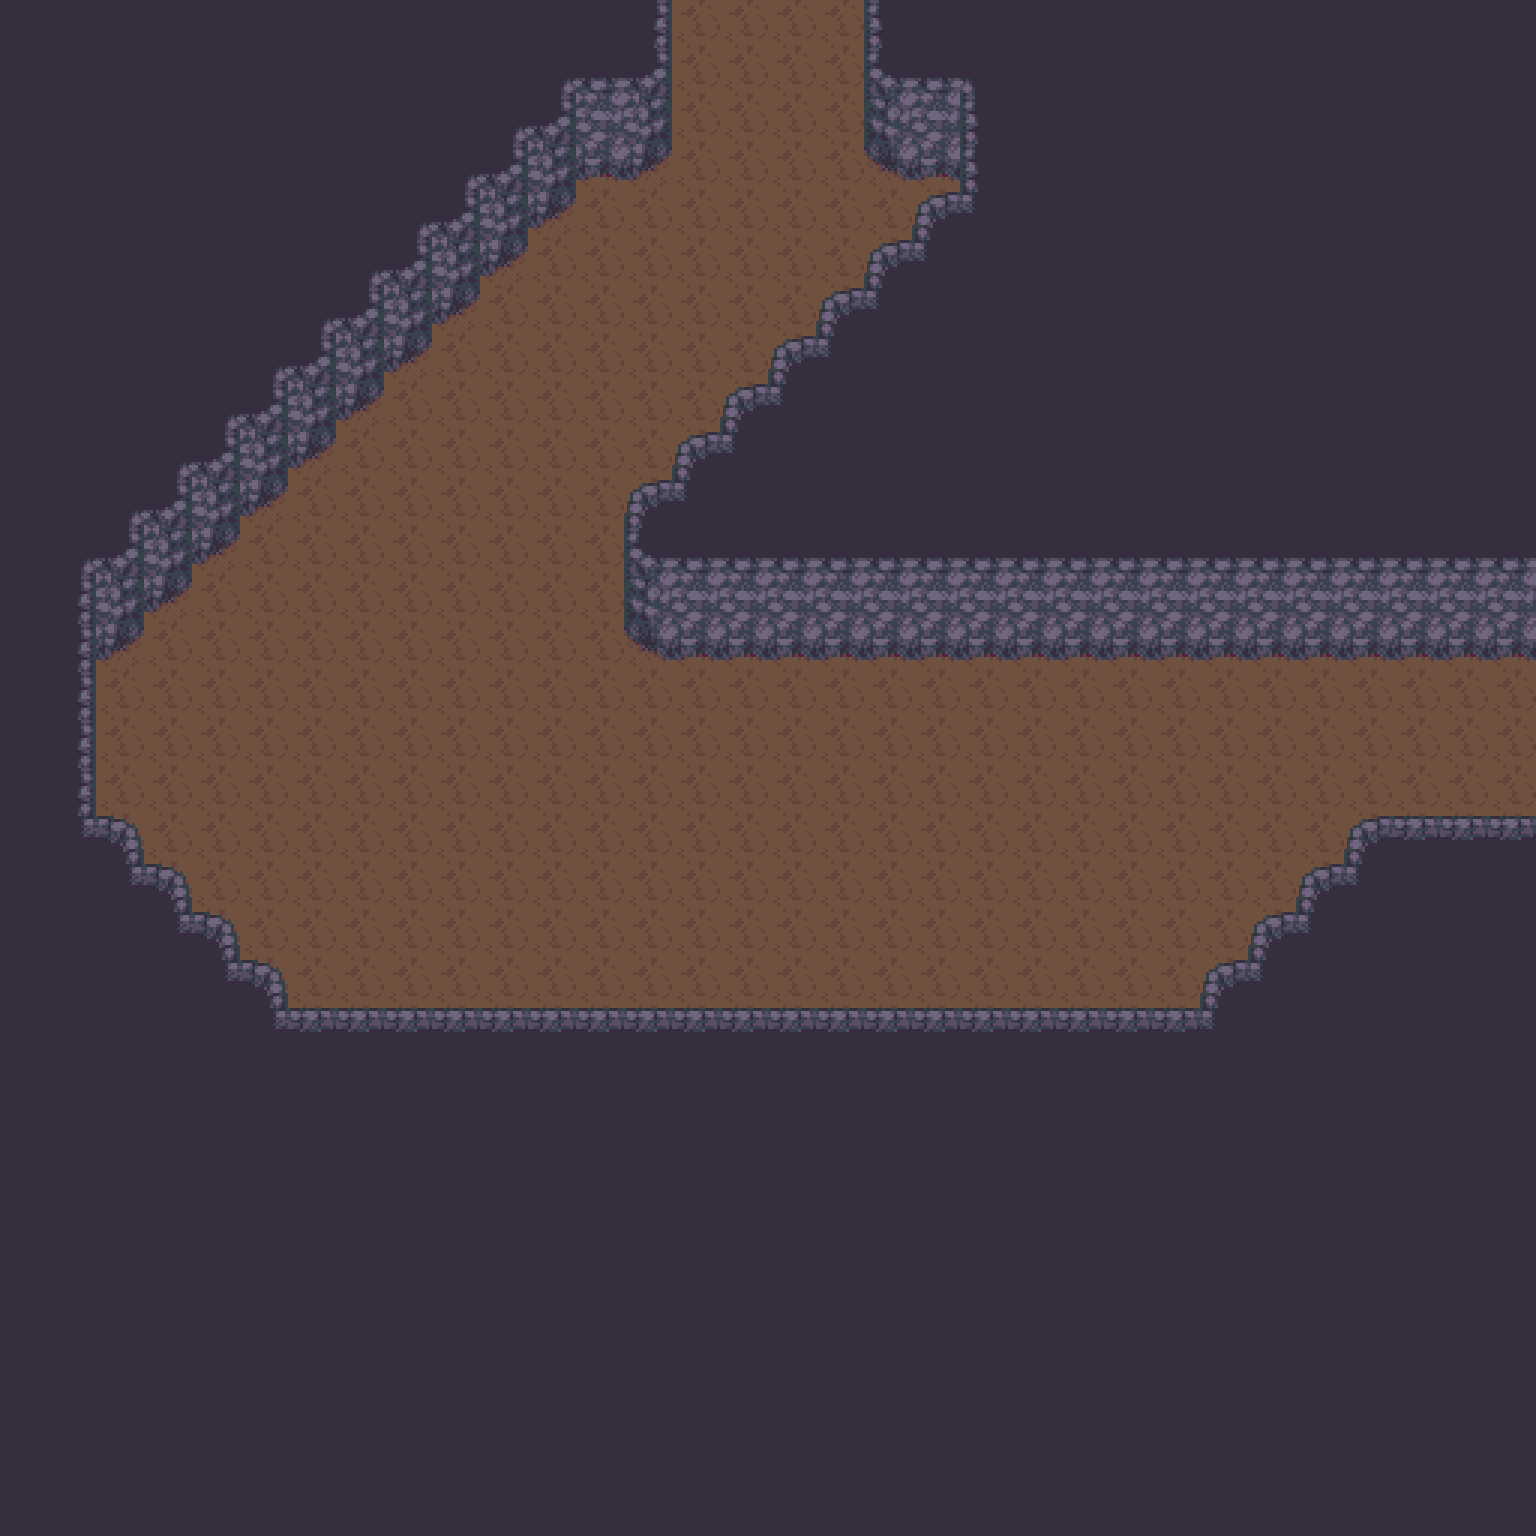

A level layout from a 2D game, rendered from its tile map. Below: a short description, then the map file with tile-grid data replaced by summaries:
An orthogonal 32x32 tile map with 48x48 px tiles, 2 tile layers (Floor, Furnishing) and 1 object.

<map version="1.2" tiledversion="1.3.4" orientation="orthogonal" renderorder="right-down" width="32" height="32" tilewidth="48" tileheight="48" infinite="0" nextlayerid="4" nextobjectid="3">
 <tileset firstgid="1" source="Cave.tsx" />
 <layer id="2" name="Floor" width="32" height="32">
  <data>[1024 cells, 1024 non-empty, 1 distinct tile ids]</data>
 </layer>
 <layer id="1" name="Furnishing" width="32" height="32">
  <data>[1024 cells, 754 non-empty, 19 distinct tile ids]</data>
 </layer>
 <objectgroup id="3" name="Props">
  <object id="2" gid="235" x="144" y="816" width="48" height="48">
   <properties>
    <property name="I" value="[ChestSpawn]" />
   </properties>
  </object>
 </objectgroup>
</map>
